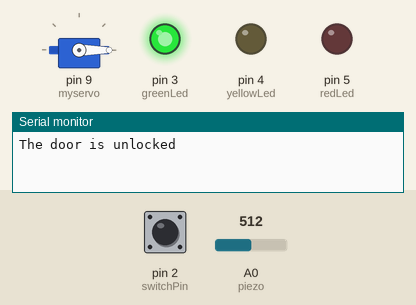
Simulated run of this sketch. Board: Arduino Uno, built with avr-gcc and run on an emulated ATmega328P. Shown: servo, output pins drawn as LEDs (lit = HIGH), the last lines printed to the serial monitor. Inputs (shaded band) come from the test bench; at power-on: pin 2 (switchPin) LOW, A0 (piezo) = 512.

Above: at 1.2 s.
1.3 s: pin 2 (switchPin) pulled HIGH for 0.15 s
At 1.9 s:
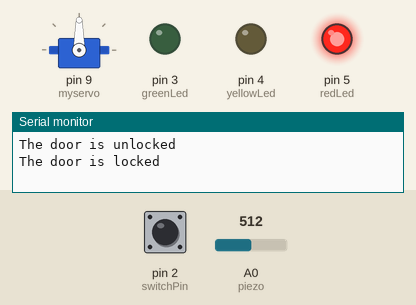
2.9 s: A0 (piezo) set to 987
4.4 s: A0 (piezo) set to 1011
Timing chart, 0 to 7.4 s (numbered marks = the images above; inputs shaded):
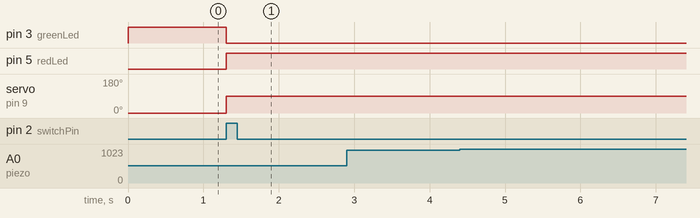

The sketch:

KnockKnock.ino
```cpp
#include <Servo.h>
Servo myservo;

// Define the analog input, LEDs, and switch pins
const int piezo = A0;
const int redLed = 5;
const int yellowLed = 4;
const int greenLed = 3;
const int switchPin = 2;

// Variables to store sensor readings and system state
int knockVal;
int switchVal;

// Thresholds for distinguishing quiet and loud knocks
const int quietKnock = 10;
const int loudKnock = 100;

boolean locked = false; // Boolean to represent whether the system is locked or not
int numberOfKnocks = 0; // Counter for the number of valid knocks

void setup() {
  // Setup code to run once when the Arduino starts
  myservo.attach(9); // Attach the servo to pin 9
  pinMode(yellowLed, OUTPUT); // Set yellow LED as an output
  pinMode(redLed, OUTPUT);    // Set red LED as an output
  pinMode(greenLed, OUTPUT);  // Set green LED as an output
  pinMode(switchPin, INPUT);  // Set switch pin as an input

  Serial.begin(9600); // Initialize serial communication with a baud rate of 9600

  digitalWrite(greenLed, HIGH); // Turn on the green LED
  myservo.write(0); // Set the servo to the unlocked position
  Serial.println("The door is unlocked"); // Print a message to the serial monitor
}

void loop() {
  // Main code to run repeatedly

  // Check if the system is unlocked
  if (locked == false) {
    switchVal = digitalRead(switchPin); // Read the state of the switch

    // If the switch is pressed, lock the system
    if (switchVal == HIGH) {
      locked = true; // Set the locked flag to true
      digitalWrite(greenLed, LOW); // Turn off the green LED
      digitalWrite(redLed, HIGH);  // Turn on the red LED
      myservo.write(90); // Move the servo to the locked position
      Serial.println("The door is locked"); // Print a message to the serial monitor
      delay(1000); // Wait for 1 second
    }
  }

  // If the system is locked, listen for knocks
  if (locked == true) {
    knockVal = analogRead(piezo); // Read the analog value from the piezo sensor

    // Check if the number of valid knocks is less than 3 and a knock is detected
    if (numberOfKnocks < 3 && knockVal > 0) {
      if (checkForKnock(knockVal)) {
        numberOfKnocks++; // Increment the count of valid knocks
      }
      Serial.print(3 - numberOfKnocks);
      Serial.println("Knocks away");
    }

    // If three valid knocks are detected, unlock the system
    if (numberOfKnocks >= 3) {
      locked = false; // Set the locked flag to false
      myservo.write(0); // Move the servo to the unlocked position
      delay(20); // Wait for a short time
      digitalWrite(greenLed, HIGH); // Turn on the green LED
      digitalWrite(redLed, LOW);   // Turn off the red LED
      Serial.println("The box is unlocked"); // Print a message to the serial monitor
      numberOfKnocks = 0; // Reset the count of valid knocks
    }
  }
}

// Function to check if a knock is valid
boolean checkForKnock(int value) {
  if (value > quietKnock && value < loudKnock) {
    digitalWrite(yellowLed, HIGH); // Turn on the yellow LED
    delay(50); // Wait for a short time
    digitalWrite(redLed, LOW); // Turn off the red LED
    Serial.println("Valid knock Value"); // Print a message to the serial monitor
    Serial.print(value); // Print the knock value to the serial monitor
    return true; // Return true to indicate a valid knock
  } else {
    Serial.println("Bad knock!"); // Print a message to the serial monitor
    Serial.print(value); // Print the knock value to the serial monitor
    return false; // Return false to indicate an invalid knock
  }
}
```

Measured:
- after the input at 1.3 s, pin 3 (greenLed): HIGH → LOW at once; pin 5 (redLed): LOW → HIGH at once; servo on pin 9 (myservo): 0° → 90° at once
